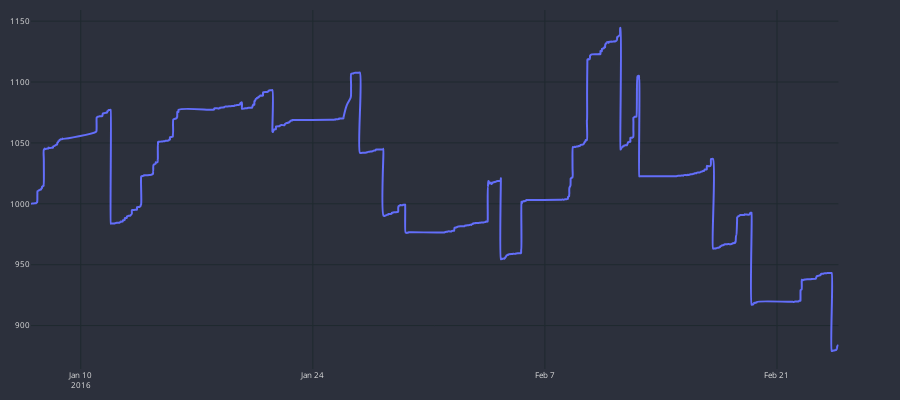

The notebook cell this image was saved under:
### Code cell
cp = CandlePlot(d.df['d'], candles=False)
cp.add_traces(line_traces=['gross_bal'])
cp.show_plot()

### Figure 1 — Plotly figure (JSON) as saved in the notebook; plotly's stock layout.template omitted (floating-point values rounded to 4 significant figures; data arrays with more than 128 entries replaced by an {"elided": "..."} marker saying what was removed)
{"data": [{"line": {"shape": "spline", "width": 2}, "name": "gross_bal", "type": "scatter", "x": {"elided": "1469 str values"}, "xaxis": "x", "y": {"elided": "1469 float values"}, "yaxis": "y"}], "layout": {"font": {"color": "#e1e1e1", "size": 8}, "height": 400, "margin": {"b": 10, "l": 10, "r": 10, "t": 10}, "paper_bgcolor": "#2c303c", "plot_bgcolor": "#2c303c", "width": 900, "xaxis": {"anchor": "y", "domain": [0, 0.94], "gridcolor": "#1f292f", "nticks": 5, "rangeslider": {"visible": false}}, "yaxis": {"anchor": "x", "domain": [0, 1], "gridcolor": "#1f292f"}, "yaxis2": {"anchor": "x", "gridcolor": "#1f292f", "overlaying": "y", "side": "right"}}}
